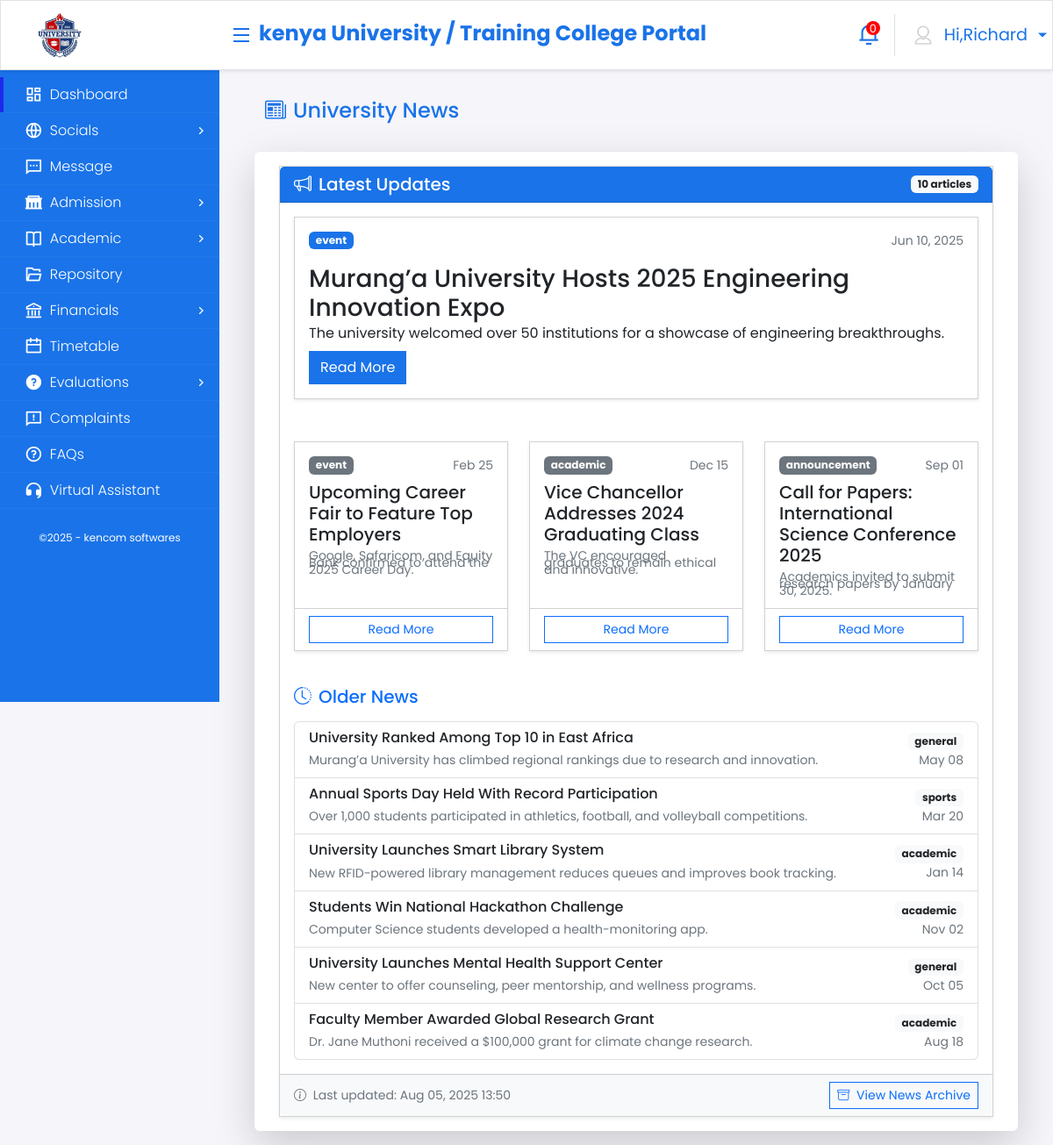
The page /news/ (signed in) on the database its author committed.
### core_application/models.py (models this page shows, shortened)
class User(AbstractUser):
    GENDER_CHOICES = (
        ('male', 'Male'),
        ('female', 'Female'),
        ('other', 'Other'),
    )
    USER_TYPES = (
        ('admin', 'Admin'),
        ('student', 'Student'),
        ('lecturer', 'Lecturer'),
        ('professor', 'Professor'),
        ('staff', 'Staff'),
        ('registrar', 'Registrar'),
        ('dean', 'Dean'),
        ('hod', 'Head of Department'),
    )
    username = models.CharField(
        max_length=150,
        unique=True,
        validators=[
            RegexValidator(
                regex=r'^[\w.@+\-/]+$',
                message="Username can contain letters, numbers, @, ., +, -, _, and / characters only."
            )
        ],
        help_text="Required. 150 characters or fewer. Letters, digits and @/./+/-/_/ allowed."
    )
    user_type = models.CharField(max_length=20, choices=USER_TYPES)
    phone = models.CharField(max_length=15, blank=True)
    address = models.TextField(blank=True)
    gender = models.CharField(max_length=10, choices=GENDER_CHOICES, blank=True)
    date_of_birth = models.DateField(null=True, blank=True)
    profile_picture = models.ImageField(upload_to='profiles/', null=True, blank=True)
    national_id = models.CharField(max_length=20, unique=True, null=True, blank=True)
    is_active = models.BooleanField(default=True)
    created_at = models.DateTimeField(auto_now_add=True)
    updated_at = models.DateTimeField(auto_now=True)

class NewsArticle(models.Model):
    CATEGORY_CHOICES = [
        ('academic', 'Academic'),
        ('event', 'Events'),
        ('announcement', 'Announcements'),
        ('sports', 'Sports'),
        ('general', 'General'),
    ]
    title = models.CharField(max_length=200)
    summary = models.TextField()
    content = models.TextField()
    category = models.CharField(max_length=20, choices=CATEGORY_CHOICES, default='general')
    image = models.ImageField(upload_to='news_images/', blank=True, null=True)
    author = models.ForeignKey(User, on_delete=models.SET_NULL, null=True)
    publish_date = models.DateTimeField(default=timezone.now)
    is_published = models.BooleanField(default=True)
    created_at = models.DateTimeField(auto_now_add=True)
    updated_at = models.DateTimeField(auto_now=True)
    class Meta:
        ordering = ['-publish_date']
        verbose_name = 'News Article'
        verbose_name_plural = 'News Articles'

### core_application/views.py (the view)
# urls.py: path('news/', views.student_news, name='student_news'),
@login_required
def student_news(request):
    news_articles = NewsArticle.objects.filter(is_published=True).order_by('-publish_date')
    context = {
        'news_articles': news_articles,
        'featured_article': news_articles.first() if news_articles.exists() else None,
        'regular_articles': news_articles[1:4] if news_articles.count() > 1 else [],
        'older_articles': news_articles[4:] if news_articles.count() > 4 else []
    }
    return render(request, 'news/student_news.html', context)

### templates/news/student_news.html (shortened to what this page needs)
{% extends 'base.html'%}
{% load static %}
{% block content %}
<div class="container onprintContainer">
        <div class="row mt-3">
            <div class="col-md-12">
                <h4 class="primary-text"><i class="bi bi-newspaper me-2"></i>University News</h4>
            </div>
        </div>
        <div class="row shadow-lg mt-4 p-3 card default-height academic">
            <div class="col-md-12">
                <div class="card border-0 shadow-sm">
                    <div class="card-header bg-primary text-white">
                        <div class="d-flex justify-content-between align-items-center">
                            <h5 class="card-title mb-0"><i class="bi bi-megaphone me-2"></i>Latest Updates</h5>
                            <span class="badge bg-light text-dark">
                                {{ news_articles|length }} article{{ news_articles|length|pluralize }}
                            </span>
                        </div>
                    </div>
                    <div class="card-body">
                        {% if featured_article %}
                        <div class="mb-5">
                            <div class="card border-0 shadow-sm">
                                <div class="card-body">
                                    <div class="d-flex justify-content-between align-items-center mb-3">
                                        <span class="badge bg-primary">{{ featured_article.category }}</span>
                                        <small class="text-muted">{{ featured_article.publish_date|date:"M d, Y" }}</small>
                                    </div>
                                    <h3 class="card-title">{{ featured_article.title }}</h3>
                                    <p class="card-text">{{ featured_article.summary }}</p>
                                    <a href="#" class="btn btn-primary">Read More</a>
                                </div>
                            </div>
                        </div>
                        {% endif %}
                        <div class="row mb-4">
                            {% for article in regular_articles %}
                            <div class="col-md-4 mb-3">
                                <div class="card h-100 border-0 shadow-sm">
                                    <div class="card-body">
                                        <div class="d-flex justify-content-between align-items-center mb-2">
                                            <span class="badge bg-secondary">{{ article.category }}</span>
                                            <small class="text-muted">{{ article.publish_date|date:"M d" }}</small>
                                        </div>
                                        <h5 class="card-title">{{ article.title }}</h5>
                                        <p class="card-text text-muted small">{{ article.summary|truncatewords:20 }}</p>
                                    </div>
                                    <div class="card-footer bg-transparent">
                                        <a href="#" class="btn btn-sm btn-outline-primary w-100">Read More</a>
                                    </div>
                                </div>
                            </div>
                            {% endfor %}
                        </div>
                        {% if older_articles %}
                        <h5 class="text-primary mb-3"><i class="bi bi-clock-history me-2"></i>Older News</h5>
                        <div class="list-group">
                            {% for article in older_articles %}
                            <a href="#" class="list-group-item list-group-item-action">
                                <div class="d-flex justify-content-between align-items-center">
                                    <div>
                                        <h6 class="mb-1">{{ article.title }}</h6>
                                        <small class="text-muted">{{ article.summary|truncatewords:15 }}</small>
                                    </div>
                                    <div class="text-end">
                                        <span class="badge bg-light text-dark">{{ article.category }}</span>
                                        <small class="text-muted d-block">{{ article.publish_date|date:"M d" }}</small>
                                    </div>
                                </div>
                            </a>
                            {% endfor %}
                        </div>
                        {% endif %}
                    </div>
                    <div class="card-footer bg-light">
                        <div class="d-flex justify-content-between align-items-center">
                            <small class="text-muted">
                                <i class="bi bi-info-circle me-1"></i>
                                Last updated: {% now "M d, Y H:i" %}
                            </small>
                            <a href="#" class="btn btn-sm btn-outline-primary">
                                <i class="bi bi-archive me-1"></i> View News Archive
                            </a>
                        </div>
                    </div>
                </div>
            </div>
        </div>
    </div>
{% endblock %}

### templates/base.html (shortened to what this page needs)
{% load static %}
<!DOCTYPE html>
<html lang="en">
<head>
    <link href="https://cdn.jsdelivr.net/npm/bootstrap@5.2.0/dist/css/bootstrap.min.css" rel="stylesheet"
>
    <link href="https://cdn.jsdelivr.net/npm/remixicon@2.2.0/fonts/remixicon.css" rel="stylesheet">
    <link rel="stylesheet" href="https://cdnjs.cloudflare.com/ajax/libs/font-awesome/6.1.1/css/all.min.css"
 />
    <link rel="stylesheet" href="https://maxcdn.bootstrapcdn.com/font-awesome/4.7.0/css/font-awesome.min.css">
    <link rel="stylesheet" href="https://cdn.jsdelivr.net/npm/bootstrap-icons@1.3.0/font/bootstrap-icons.css">
    <link href="https://cdn.datatables.net/1.12.1/css/dataTables.bootstrap5.min.css" rel="stylesheet" />
    <link href="https://cdnjs.cloudflare.com/ajax/libs/toastr.js/latest/css/toastr.min.css" rel="stylesheet" />
    <link rel="stylesheet" href="https://cdnjs.cloudflare.com/ajax/libs/chosen/1.8.7/chosen.min.css">
    <link rel="stylesheet" href="https://cdnjs.cloudflare.com/ajax/libs/select2/4.0.13/css/select2.min.css" />
    <link rel="stylesheet" href="{% static 'Settings.css' %}" />
    <link rel="stylesheet" href="{% static 'main.css' %}" />
    <link rel="stylesheet" href="{% static 'site.css' %}" />
    <link rel="stylesheet" href="{% static 'customstepper.css' %}" />
    <link href="https://cdn.jsdelivr.net/npm/bootstrap-icons@1.10.5/font/bootstrap-icons.css" rel="stylesheet">
</head>
<body>
    <nav class="navbar navbar-expand-lg navbar-light bg-white border shadow-sm">
        <div class="container-fluid">
            <div class="d-flex justify-content-between">
                <div class="d-flex align-items-center">
                    <img class="navbar-brand" src="{% static 'logo.png'%}" />
                    <i class="ri-menu-fill menu-top primary-text top" id="menuToggle"></i>
                </div>
            </div>
            <div class="mb-lg-0 text-center ms-2 my-1 institutionbrand">
                    <h4 class="d-flex justify-content-start primary-text fw-bold">kenya University / Training College Portal</h4>
            </div>
            <ul class="navbar-nav ms-auto mb-2 mb-lg-0">
                <li class="nav-item dropdown notification">
                    <a class="nav-link dropdown-toggle primary-text notifyIcon" href="#" id="navbarDropdown" role="button" data-bs-toggle="dropdown" aria-expanded="false">
                        <div class="text-white text-center"><span>0</span></div>
                    </a>
                </li>
                <li class="nav-item dropdown border-start">
                    <a class="nav-link dropdown-toggle primary-text profile" href="#" id="navbarProfile" role="button" data-bs-toggle="dropdown" aria-expanded="false">
                        <div class="d-flex align-items-center">
                            <img src="{% static 'avatar2.png'%}"  /> <span class="ms-2 salutation" id="salutation">Hi,{{request.user.first_name}} </span>
                        </div>
                    </a>
                </li>
            </ul>
        </div>
    </nav>
    <nav class="sidenav">
        <ul class="menu">
            <li class="menu-link active" id="dashboard">
                <a class="menu_sub" href="{% url 'student_dashboard'%}"> <i class="ri-dashboard-line"></i> <span>Dashboard</span></a>
            </li>
            <li class="menu-link" id="socials">
                <a href="javascript:void(0);" class="menu_sub">
                    <i class="ri-global-line"></i>
                    <span>Socials</span>
                    <i class="dropdown-caret ri-arrow-right-s-line"></i>
                </a>
            </li>
            <li class="menu-link messDiv" id="message">
                <a class="menu_sub" href="#">
                    <i class="ri-message-2-line"></i>
                    <span>Message</span>
                </a>
            </li>
            <li class="menu-link" id="admission">
                <a href="javascript:void(0);" class="menu_sub">
                    <i class="ri-government-fill"></i>
                    <span>Admission</span>
                    <i class="dropdown-caret ri-arrow-right-s-line"></i>
                </a>
            </li>
            <li class="menu-link" id="academic">
                <a href="javascript:void(0);" class="menu_sub">
                    <i class="ri-book-open-line"></i>
                    <span>Academic</span>
                    <i class="dropdown-caret ri-arrow-right-s-line"></i>
                </a>
            </li>
            <li class="menu-link" id="repository">
                <a class="menu_sub" href="#">
                    <i class="ri-folder-open-line"></i>
                    <span>Repository</span>
                </a>
            </li>
            <li class="menu-link" id="financials">
                <a class="menu_sub" href="#">
                    <i class="ri-bank-line"></i>
                    <span>Financials</span>
                    <i class="dropdown-caret ri-arrow-right-s-line"></i>
                </a>
            </li>
            <li class="menu-link" id="timetable">
                <a class="menu_sub" href="{% url 'student_timetable'%}">
                    <i class="ri-calendar-line"></i>
                    <span>Timetable</span>
                </a>
            </li>
            <li class="menu-link" id="evaluation">
                <a href="#" class="menu_sub">
                    <i class="ri-question-fill"></i>
                    <span>Evaluations</span>
                    <i class="dropdown-caret ri-arrow-right-s-line"></i>
                </a>
            </li>
            <li class="menu-link" id="complaints">
                <a class="menu_sub" href="{% url 'student_comments'%}">
                    <i class="ri-feedback-line"></i>
                    <span>Complaints</span>
                </a>
            </li>
            <li class="menu-link" id="faqs">
                <a class="menu_sub" href="{% url 'faqs'%}">
                    <i class="ri-question-line"></i>
                    <span>FAQs</span>
                </a>
            </li>
            <li class="menu-link" id="virtual">
                <a class="menu_sub" href="{% url 'virtual_assistant'%}">
                    <i class="ri-customer-service-fill"></i>
                    <span>Virtual Assistant</span>
                </a>
            </li>
        </ul>
        <div class="brand-footer">
            <span>©2025 - kencom softwares</span>
        </div>
    </nav>
    <main role="main" class="pb-3">
        {% block content %}
        {% endblock %}
    </main>
</body>
</html>

### rows shown on the page
User: user.first_name "Richard"
NewsArticle: category "event", publish_date "Jun 10, 2025", title "Murang’a University Hosts 2025 Engineering Innovation Expo", summary "The university welcomed over 50 institutions for a showcase of engineering breakthroughs."
NewsArticle: category "event", publish_date "Feb 25", title "Upcoming Career Fair to Feature Top Employers", summary "Google, Safaricom, and Equity Bank confirmed to attend the 2025 Career Day."
NewsArticle: category "academic", publish_date "Dec 15", title "Vice Chancellor Addresses 2024 Graduating Class", summary "The VC encouraged graduates to remain ethical and innovative."
NewsArticle: category "announcement", publish_date "Sep 01", title "Call for Papers: International Science Conference 2025", summary "Academics invited to submit research papers by January 30, 2025."
NewsArticle: title "University Ranked Among Top 10 in East Africa", summary "Murang’a University has climbed regional rankings due to research and innovation.", category "general", publish_date "May 08"
NewsArticle: title "Annual Sports Day Held With Record Participation", summary "Over 1,000 students participated in athletics, football, and volleyball competitions.", category "sports", publish_date "Mar 20"
NewsArticle: title "University Launches Smart Library System", summary "New RFID-powered library management reduces queues and improves book tracking.", category "academic", publish_date "Jan 14"
NewsArticle: title "Students Win National Hackathon Challenge", summary "Computer Science students developed a health-monitoring app.", category "academic", publish_date "Nov 02"
NewsArticle: title "University Launches Mental Health Support Center", summary "New center to offer counseling, peer mentorship, and wellness programs.", category "general", publish_date "Oct 05"
NewsArticle: title "Faculty Member Awarded Global Research Grant", summary "Dr. Jane Muthoni received a $100,000 grant for climate change research.", category "academic", publish_date "Aug 18"

### other values the page prints
{{ news_articles|length }} "10"
